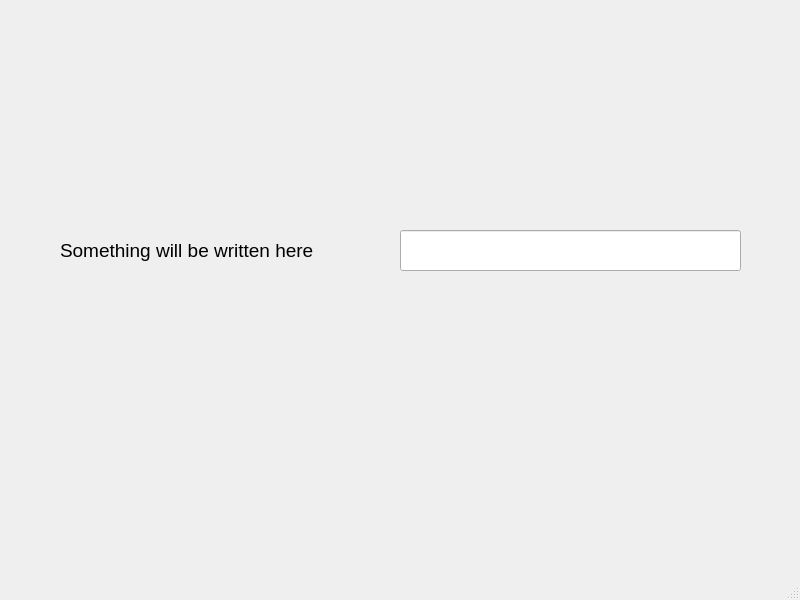
<?xml version="1.0" encoding="UTF-8"?>
<ui version="4.0">
 <class>MainWindow</class>
 <widget class="QMainWindow" name="MainWindow">
  <property name="geometry">
   <rect>
    <x>0</x>
    <y>0</y>
    <width>800</width>
    <height>600</height>
   </rect>
  </property>
  <property name="font">
   <font>
    <pointsize>11</pointsize>
   </font>
  </property>
  <property name="windowTitle">
   <string>MainWindow</string>
  </property>
  <widget class="QWidget" name="centralwidget">
   <widget class="QLabel" name="label">
    <property name="geometry">
     <rect>
      <x>60</x>
      <y>220</y>
      <width>321</width>
      <height>61</height>
     </rect>
    </property>
    <property name="font">
     <font>
      <pointsize>14</pointsize>
     </font>
    </property>
    <property name="text">
     <string>Something will be written here</string>
    </property>
   </widget>
   <widget class="QLineEdit" name="lineEdit">
    <property name="geometry">
     <rect>
      <x>400</x>
      <y>230</y>
      <width>341</width>
      <height>41</height>
     </rect>
    </property>
   </widget>
  </widget>
  <widget class="QMenuBar" name="menubar">
   <property name="geometry">
    <rect>
     <x>0</x>
     <y>0</y>
     <width>800</width>
     <height>26</height>
    </rect>
   </property>
  </widget>
  <widget class="QStatusBar" name="statusbar"/>
 </widget>
 <resources/>
 <connections/>
</ui>
